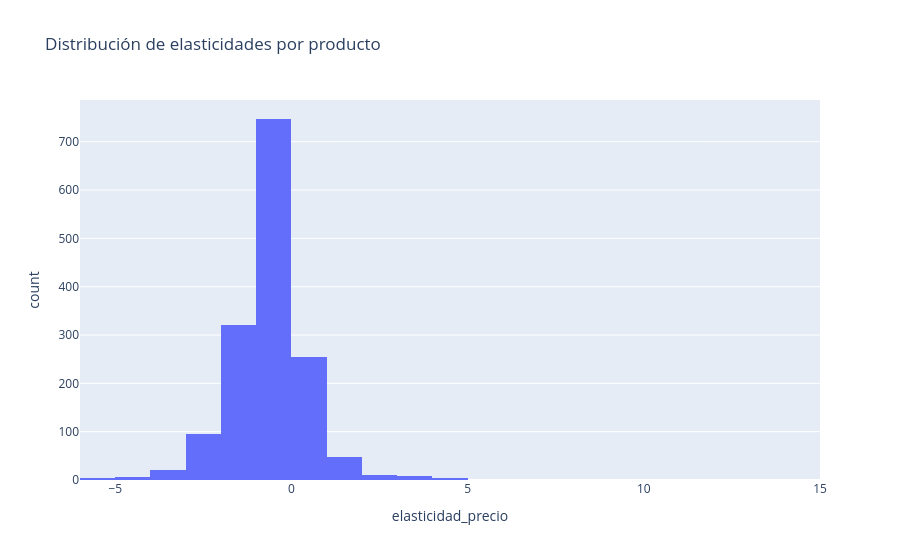

Write notebook code for a chart like this one.
### Code cell
px.histogram(elasticidad_item, x='elasticidad_precio', nbins=40, title='Distribución de elasticidades por producto')

### Figure 1 — Plotly figure (JSON) as saved in the notebook; plotly's stock layout.template omitted (floating-point values rounded to 4 significant figures; data arrays with more than 128 entries replaced by an {"elided": "..."} marker saying what was removed)
{"data": [{"bingroup": "x", "hovertemplate": "elasticidad_precio=%{x}<br>count=%{y}<extra></extra>", "legendgroup": "", "marker": {"color": "#636efa", "pattern": {"shape": ""}}, "name": "", "nbinsx": 40, "orientation": "v", "showlegend": false, "type": "histogram", "x": {"elided": "1521 float values"}, "xaxis": "x", "yaxis": "y"}], "layout": {"barmode": "relative", "legend": {"tracegroupgap": 0}, "title": {"text": "Distribución de elasticidades por producto"}, "xaxis": {"anchor": "y", "domain": [0, 1], "title": {"text": "elasticidad_precio"}}, "yaxis": {"anchor": "x", "domain": [0, 1], "title": {"text": "count"}}}}
